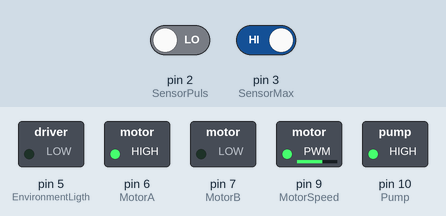
Recording of a sketch running on a simulated Arduino Uno, built with avr-gcc and run on an emulated ATmega328P. On the bench: switched loads named in the sketch (green lamp = pin HIGH). The test bench sets the inputs (shaded band); at power-on: pin 3 (SensorMax) HIGH, pin 2 (SensorPuls) LOW.

Above: at 1.2 s.
1.3 s: pin 3 (SensorMax) driven LOW
At 2.3 s:
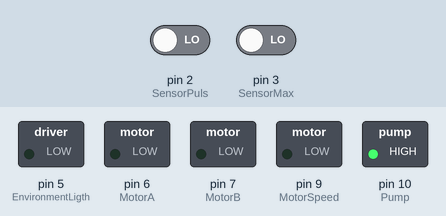
Timing chart, 0 to 4.3 s (numbered marks = the images above; inputs shaded):
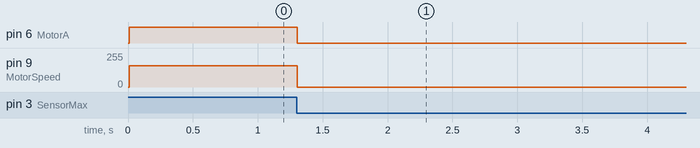

The sketch:

Control_Invernadero.ino
```cpp
#define SensorPuls 2          // Entrada del sensor de posicion del motor
#define SensorMax 3           // Entrada del sensor de cerrado del techo
#define EnvironmentLigth 5    // Salida para el control de las luces
#define MotorA 6              // Control de giro para cerrar el techo
#define MotorB 7              // Control de giro para abrir el techo
#define Pump 10               // Control de velocidad de la bomba(OC1B)
#define MotorSpeed 9          // Control de velocidad del motor(OC1A)

#define PulsMax 25            // Pulsos correspondientes a la apertura maxima del techo

#define SerialRefresh 10      // Tiempo de refresco para el procesamiento de la comunicacion con el ordenador en mS
#define MotorRefresh 10       // Tiempo de refresco para el control del motor en mS

#define RiegoMin 5            // Tiempo minimo real de riego en segundos
#define RiegoMax 20           // Tiempo maximo real de riego en segundos
#define TiempoMin 1           // Tiempo minimo de riego en la simulación en min
#define TiempoMax 120         // Tiempo maximo de riego en la simulacion en min
#define Const1 (RiegoMax-RiegoMin)      // Constante 1 para el calculo del riego
#define Const2 (TiempoMax-TiempoMin)    // Constante 2 para el calculo del riego

// Variables de uso general
volatile bool Move = false;                   // activa el motor
volatile bool Direction = false;     // Indica la direccion a la que esta girando el motor
bool Home = false;                   // Indica que hay que ir a la posición de inicio
volatile int PulsCount = 0;          // Pulsos de la posicion del motor
volatile int MotorPosition = 0;      // Posición deseada del motor de la persiana
byte SpeedMotor = 160;               // Velocidad del motor (SpeedMotor = 0, Velocidad 0%; SpeedMotor = 255, Velocidad 100%
byte SpeedPump = 70;                // Velocidad de la bomba (SpeedPump = 0, Fuerza 0%; SpeedPump = 255, Fuerza 100%
bool PumpEnable = false;
byte LightDimmer = 255;              // Intensidad de la luz
byte BufferSerialData[4];            // Obtiene los datos del puerto serial

// Variables de control de tiempo
unsigned long CurrentTime = 0;
unsigned long SerialTime = 0;
unsigned long MotorTime = 0;
unsigned long RiegoTime = 0;
unsigned long PumpTime = 0;

// Funcion de union para la conversión de array de 4 bytes a float32
union u_tag {
  byte b[4];
  float fval;
} u;
// Obtiene los bytes de la informacion enviada desde el computador
float GetPCData() {
  for (int i = 3; i >= 0; i--)
  {
    BufferSerialData[i] = (byte)Serial.read();
  }
  u.b[3] = BufferSerialData[3];
  u.b[2] = BufferSerialData[2];
  u.b[1] = BufferSerialData[1];
  u.b[0] = BufferSerialData[0];
  return u.fval;
}
// Controla el movimiento del motor de la persiana, llevandola a la posicion deseada
void MoveMotor() {
  if (Move) {
    // Recoge la persiana. Si se toca el sensor se detiene
    if (((MotorPosition - PulsCount) < 0) || Home) {
      Direction = true;       // True: Disminuir la cuenta de pulsos
      // Recoge la persiana del techo
      digitalWrite(MotorA, HIGH);
      digitalWrite(MotorB, LOW);
      OCR1AL = SpeedMotor;
      // Si se toca el sensor de tope, entonces se detiene el motor
      if (digitalRead(SensorMax) == 0) {
        Move = false;
        Home = false;
        PulsCount = 0;
        digitalWrite(MotorA, LOW);
        digitalWrite(MotorB, LOW);
        OCR1AL = 0;
      }
    }
    // Expande la persiana, si se llega al maximo se detiene
    if (((MotorPosition - PulsCount) > 0) && !Home) {
      Direction = false;      // False: Incrementar la cuenta de pulsos
      // Expande la persiana del techo
      digitalWrite(MotorA, LOW);
      digitalWrite(MotorB, HIGH);
      OCR1AL = SpeedMotor;
      // Si se alcanza la posición máxima, se detiene el motor
      if (PulsCount >= PulsMax) {
        Move = false;
        digitalWrite(MotorA, LOW);
        digitalWrite(MotorB, LOW);
        OCR1AL = 0;
      }
    }
    // Si se llega a la posicion deseada se detiene
    if (((PulsCount - MotorPosition) == 0) && !Home) {
      Move = false;
      digitalWrite(MotorA, LOW);
      digitalWrite(MotorB, LOW);
      OCR1AL = 0;
    }
  }
}
// Funcion para la comunicación con el ordenador *********
void SerialHalndler() {
  if (Serial.available() > 0)
  {
    char data = Serial.read(); // Leer el dato del puerto serial
    switch (data)
    {
      case 'A':   // Envia la persiana a una posicion deseada
        while (Serial.available() < 4) {
          continue;
        }
        MotorPosition = (int)((GetPCData() / 100) * PulsMax ); // Convierte un valor entre 0 a 100 a la posicion adecuada del motor
        if (MotorPosition == 0) {
          Home = true;
        } else {
          Home = false;
        }
        Move = true;
        break;
      case 'B':   // Controla el tiempo de encendido de la bomba
        while (Serial.available() < 4) {
          continue;
        }
        RiegoTime = (unsigned long)(RiegoMin + (GetPCData() - TiempoMin) * Const1 / Const2) * 1000;
        OCR1BL = SpeedPump;
        PumpEnable = true;
        break;
      case 'C':   // Controla la intensidad de las luces del invernadero
        while (Serial.available() < 1) {
          continue;
        }
        LightDimmer = (byte)Serial.read();
        analogWrite(EnvironmentLigth, LightDimmer);
        break;
    }
  }
}

// Cuenta pulsos para conocer la posicion del motor
void PositionMotor() {
  if (Move) {
    if (Direction) {
      PulsCount --;
    } else {
      PulsCount ++;
    }
  }
}

// Envia a la posicion de inicio
void GoStart() {
  Home = true;
  Move = true;
}
void setup() {
  // Configuracion de la comunicación con el ordenador ************
  Serial.begin(115200);

  // Configura los pines de entrada y salida
  pinMode(MotorA, OUTPUT);
  pinMode(MotorB, OUTPUT);
  pinMode(EnvironmentLigth, OUTPUT);
  pinMode(Pump, OUTPUT);
  pinMode(MotorSpeed, OUTPUT);

  pinMode(SensorPuls, INPUT);
  pinMode(SensorMax, INPUT);

  //Configuración inicial de las salidas
  digitalWrite(EnvironmentLigth, LOW);
  digitalWrite(MotorA, LOW);
  digitalWrite(MotorB, LOW);
  digitalWrite(Pump, HIGH);
  digitalWrite(MotorSpeed, LOW);

  // Initialize Timer1
  // fast PWM mode with top=0xff
  // OC1B, OC2B output, non inverted PWM
  // Freq_PWM = Fosc / (prescale * TOP)
  // Freq_PWM = 16Mhz / (1*256) = 62.5 KHz

  // OC1B = D10 Pin del motor para el PWM
  TCCR1A = B10110001; //COM1A1:COM1A0 = b10 | COM1B1:COM1B1 = b11 (PWM clear on Match, "Normal mode") | WGM11:WGM10 = b01
  TCCR1B = B00001001; //FOC2A,FOC2B unused on this mode; WGM13:WGM12 = b01 ; CS12:CS11:CS10 = b001 (Prescaler = 1);
  // WGM13:WGM12:WGM11:WGM10 = b0101 (Fast PWM 8bit mode, TOP = 0xff)

  // ClearTimer, Clear match register
  TCNT1H = 0x00;
  TCNT1L = 0x00;

  OCR1BH = 0x00;
  OCR1BL = 0x00;

  OCR1AH = 0x00;
  OCR1AL = 0x00;

  // Interrupciones para el manejo de la velocidad del motor
  attachInterrupt(digitalPinToInterrupt(SensorPuls), PositionMotor, RISING);

  // Se envia a la posicion de inicio el techo (Cerrar techo)
  GoStart();
}

void loop() {
  // Actualización de tiempo del sistema
  CurrentTime = millis();

  // Envio y recepción de datos a consola serial *************************
  if ((CurrentTime - SerialTime) >= SerialRefresh)
  {
    SerialHalndler();
    SerialTime = CurrentTime;
  }

  // Controla el movimiento del motor de la persiana del techo *************
  if ((CurrentTime - MotorTime) >= MotorRefresh)
  {
    MoveMotor();
    MotorTime = CurrentTime;
  }
  // Controla la activación de la bomba *************
  if (PumpEnable) {
    if ((CurrentTime - PumpTime) >= RiegoTime)
    {
      OCR1BL = 0;
      PumpEnable = false;
    }
  } else {
    PumpTime = CurrentTime;
  }
}
```

Measured:
- after the input at 1.3 s, pin 6 (MotorA): HIGH → LOW at once; pin 9 (MotorSpeed): 160/255 → 0/255 at once
